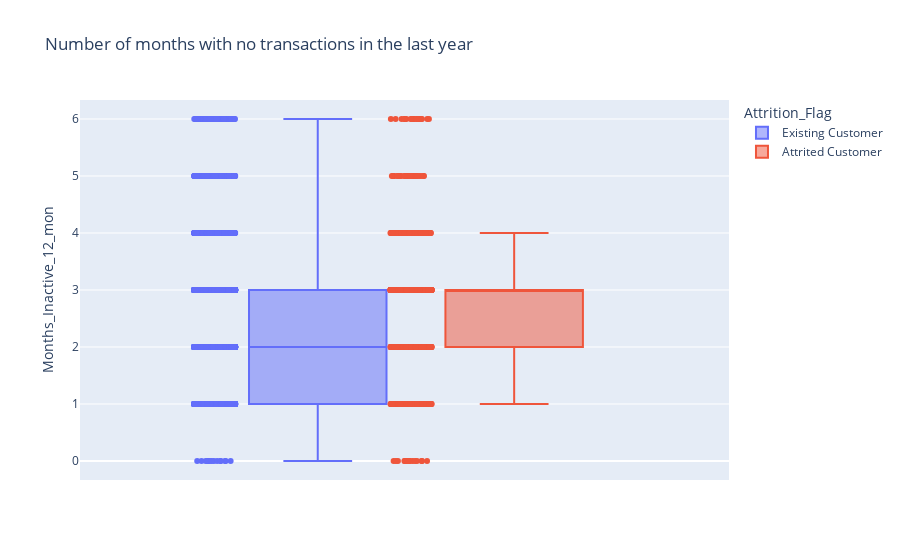

Notebook code for this chart:
### Markdown cell above
Menampilkan distribusi dan outlier dari fitur numerik penting berdasarkan target Attrition_Flag.
Membantu dalam analisis perbedaan perilaku antara pelanggan churn dan non-churn.

### Code cell
fig = plx.box(data, color="Attrition_Flag", y="Months_Inactive_12_mon", points="all",title='Number of months with no transactions in the last year')
fig.show()

### Figure 1 — Plotly figure (JSON) as saved in the notebook; plotly's stock layout.template omitted (floating-point values rounded to 4 significant figures; data arrays with more than 128 entries replaced by an {"elided": "..."} marker saying what was removed)
{"data": [{"alignmentgroup": "True", "boxpoints": "all", "hovertemplate": "Attrition_Flag=Existing Customer<br>Months_Inactive_12_mon=%{y}<extra></extra>", "legendgroup": "Existing Customer", "marker": {"color": "#636efa"}, "name": "Existing Customer", "notched": false, "offsetgroup": "Existing Customer", "orientation": "v", "showlegend": true, "type": "box", "x0": " ", "xaxis": "x", "y": {"elided": "8500 int values"}, "y0": " ", "yaxis": "y"}, {"alignmentgroup": "True", "boxpoints": "all", "hovertemplate": "Attrition_Flag=Attrited Customer<br>Months_Inactive_12_mon=%{y}<extra></extra>", "legendgroup": "Attrited Customer", "marker": {"color": "#EF553B"}, "name": "Attrited Customer", "notched": false, "offsetgroup": "Attrited Customer", "orientation": "v", "showlegend": true, "type": "box", "x0": " ", "xaxis": "x", "y": {"elided": "1627 int values"}, "y0": " ", "yaxis": "y"}], "layout": {"boxmode": "group", "legend": {"title": {"text": "Attrition_Flag"}, "tracegroupgap": 0}, "title": {"text": "Number of months with no transactions in the last year"}, "xaxis": {"anchor": "y", "domain": [0, 1]}, "yaxis": {"anchor": "x", "domain": [0, 1], "title": {"text": "Months_Inactive_12_mon"}}}}
